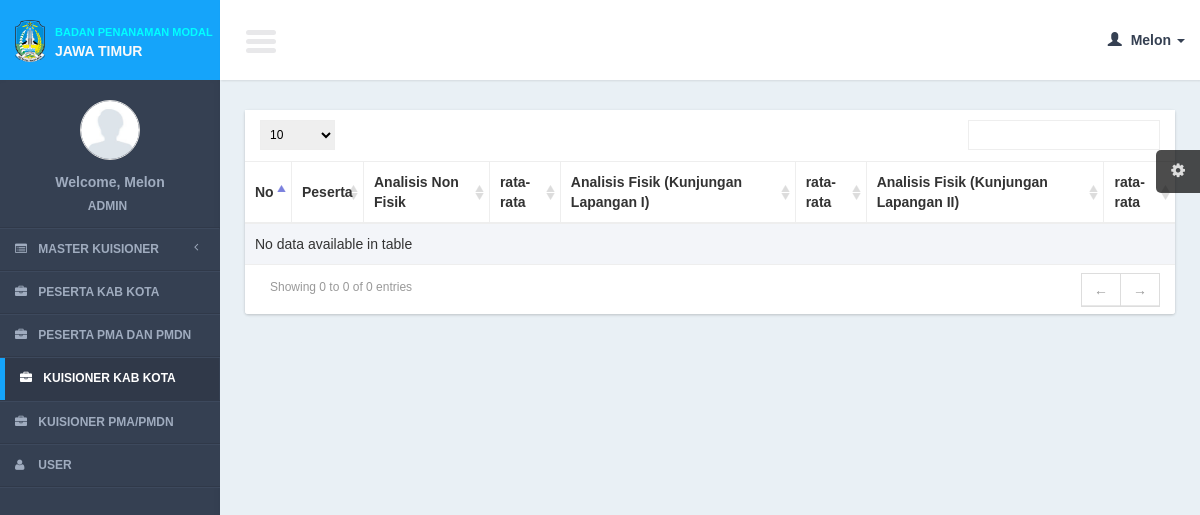
Page /controllers/kuisioner.php?page=list_detail&data_id=4 (signed in) on the committed database.
### tables this page shows
CREATE TABLE IF NOT EXISTS `phase` (
`phase_id` int(11) NOT NULL,
  `phase_name` text NOT NULL,
  `phase_description` text NOT NULL
);

### models/kuisioner_model.php (called while the page is built, shortened)
<?php
function get_phase(){
	$query =mysql_query("SELECT *  FROM phase ");
	return $query;
}
function get_total_answer($data_id,$phase_id){
	$query = mysql_query("SELECT MAX(b.sama) AS ans_id, b.participant_id
							FROM answers a
						JOIN (
						SELECT COUNT( participant_id ) AS sama, participant_id
						FROM answers h
						WHERE h.participant_id = participant_id
						GROUP BY participant_id
						) AS b ON b.participant_id = a.participant_id
				where a.data_id = '".$data_id."' AND phase_id ='".$phase_id."'
			");
	$row = mysql_fetch_object($query);
	return $row->ans_id;
}
?>

### views/kuisioner/list_detail.php (the view, shortened to what this page needs)
           <section class="content">
               <div class="row">
                   <div class="col-xs-12">
       <div class="box">
          <div class="box-body2 table-responsive">
           <table id="example1" class="table table-bordered table-striped">
             <thead>
               <tr>
                   <th width="5%">No</th>
                   <th>Peserta</th>
               <?php
$query_phase = get_phase();
                         while($row_phase=mysql_fetch_object($query_phase)){
			$max_colom = get_total_answer($data_id,$row_phase->phase_id);
			if($max_colom == ''){
				$max_colom='1';
			}
	?>
                   <th colspan="<?=$max_colom?>"><?=$row_phase->phase_name?> </th>
                   <th>rata-rata</th>
                   <?php
			}
	?>
                 </tr>
                </thead>
               <tbody>
                                   </tbody>
                               </table>
                           </div>
                       </div>
                   </div>
               </div>
           </section>

### css/AdminLTE.css (style rules this page uses)
html { font-family: 'Source Sans Pro', sans-serif; -webkit-font-smoothing: antialiased; min-height: 100%; background: #354052; }
body { font-family: 'Source Sans Pro', sans-serif; -webkit-font-smoothing: antialiased; min-height: 100%; background: #E9F0F5; }
.content { padding: 30px 10px; }
.box { position: relative; margin-bottom: 20px; -webkit-border-radius: 3px; -moz-border-radius: 3px; border-radius: 3px !important; width: 100%; background:#fff; box-shadow: 0 1px 3px rgba(0, 0, 0, 0.1); }
.box .box-body2 { background:#fff; -webkit-border-top-left-radius: 0; -webkit-border-top-right-radius: 0; -webkit-border-bottom-right-radius: 3px; -webkit-border-bottom-left-radius: 3px; -moz-border-radius-topleft: 0; -moz-border-radius-topright: 0; -moz-border-radius-bottomright: 3px; -moz-border-radius-bottomleft: 3px; border-top-left-radius: 0; border-top-right-radius: 0; border-bottom-right-radius: 3px; border-bottom-left-radius: 3px; box-shadow: 0 1px 3px rgba(0, 0, 0, 0.1); }

### rows in the picture
phase: phase_name "Analisis Non Fisik"
phase: phase_name "Analisis Fisik (Kunjungan Lapangan I)"
phase: phase_name "Analisis Fisik (Kunjungan Lapangan II)"

### other values in the picture
$user_data[0] "Melon"
$user_data[1] "ADMIN"
